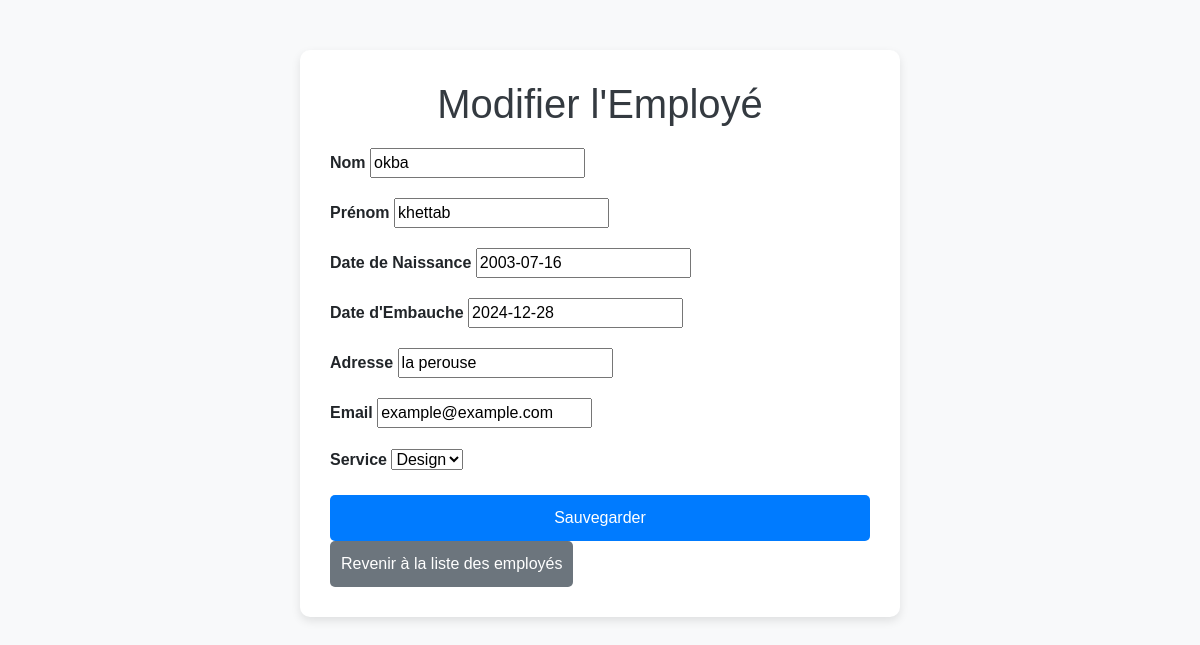
Page /employe/modifierEmploye/5/ on the committed database.
### admin_rh/models.py (models this page shows, shortened)
class Employe(models.Model):
    nom = models.CharField(max_length=50)
    prenom = models.CharField(max_length=50)
    sexe = models.CharField(max_length=10,choices=[('M', 'HOMME'), ('F', 'FEMME')],default='M')
    adresse=models.CharField(max_length=250)
    date_naissance = models.DateField()
    email = models.EmailField(max_length=100)
    date_embauche = models.DateField()
    service = models.ForeignKey(Service, on_delete=models.CASCADE,related_name="rel_emp")

### admin_rh/views.py (the view)
# urls.py: path('employe/modifierEmploye/<int:pk>/', views.modifierEmploye, name='editemp'),
def modifierEmploye(request,pk):
    emp=get_object_or_404(Employe, id=pk)
    if request.method == 'POST':
        formEmp = EmployeForm(request.POST, instance=emp)
        if formEmp.is_valid():
            formEmp.save()
            return redirect("empList")  # Rediriger après la sauvegard
        else:
            return render(request, 'testEdit.html', {"form": formEmp})
    else:
        formEmp=EmployeForm(instance=emp)
        return render(request,'testEdit.html',{"form":formEmp})

### admin_rh/forms.py
class EmployeForm(forms.ModelForm):
    class Meta:
        model = Employe
        fields="__all__"
        labels = {
            'date_embauche': 'Date d\'embauche ',
            'date_naissance': 'Date naissance',
            'email': 'Email',
        }

### admin_rh/models.py (called while the page is built)
    def __str__(self):
        return self.nom_service

### admin_rh/templates/testEdit.html (shortened to what this page needs)
<!DOCTYPE html>
<html lang="fr">
<head>
    <link href="https://cdn.jsdelivr.net/npm/bootstrap@5.3.3/dist/css/bootstrap.min.css" rel="stylesheet">
</head>
<body>
    <div class="container">
        <h1>Modifier l'Employé</h1>
        <form method="POST">
            <div class="form-group">
                <label for="nom" class="form-label">Nom</label>
                {{ form.nom }}
            </div>
            <div class="form-group">
                <label for="prenom" class="form-label">Prénom</label>
                {{ form.prenom }}
            </div>
            <div class="form-group">
                <label for="date_naissance" class="form-label">Date de Naissance</label>
                {{ form.date_naissance }}
            </div>
            <div class="form-group">
                <label for="date_embauche" class="form-label">Date d'Embauche</label>
                {{ form.date_embauche }}
            </div>
            <div class="form-group">
                <label for="adresse" class="form-label">Adresse</label>
                {{ form.adresse }}
            </div>
            <div class="form-group">
                <label for="email" class="form-label">Email</label>
                {{ form.email }}
            </div>
            <div class="form-group">
                <label for="service" class="form-label">Service</label>
                {{ form.service }}
            </div>
            <button type="submit" class="btn btn-custom">Sauvegarder</button>
        </form>
        <a href="{% url 'empList' %}">
            <button type="button" class="btn btn-back">Revenir à la liste des employés</button>
        </a>
    </div>
</body>
</html>

### admin_rh/templates/testEdit.html (style rules this page uses)
body { background-color: #f8f9fa; font-family: Arial, sans-serif; }
.container { max-width: 600px; margin-top: 50px; background-color: white; padding: 30px; border-radius: 10px; box-shadow: 0px 4px 10px rgba(0, 0, 0, 0.1); }
h1 { color: #343a40; text-align: center; margin-bottom: 20px; }
.btn-custom { width: 100%; background-color: #007bff; color: white; border-radius: 5px; font-size: 16px; padding: 10px; }
.form-group { margin-bottom: 15px; }
.form-label { font-weight: bold; }
.btn-back { background-color: #6c757d; color: white; border-radius: 5px; font-size: 16px; padding: 10px; }

### rows in the picture
Employe: nom "okba", prenom "khettab", date_naissance "2003-07-16", date_embauche "2024-12-28", adresse "la perouse", email "example@example.com", service "Design"
